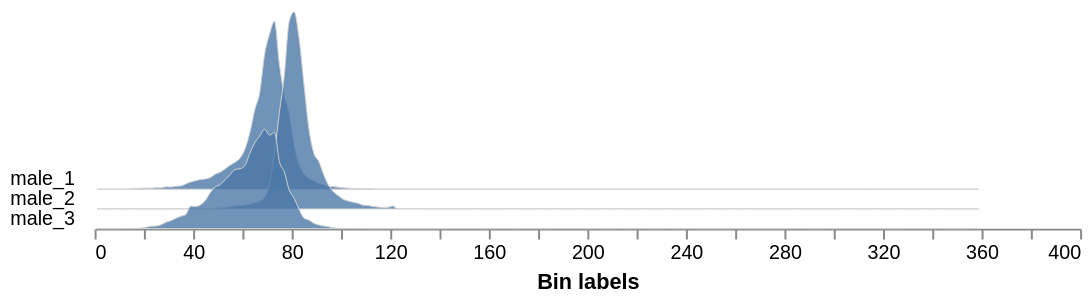

Source (notebook cell):
### Markdown cell above
## Analyze size and color of male flower part

### Code cell
shape_img = pcv.analyze.size(img=img, labeled_mask=male_label, n_labels=num_m, label="male")
color_hist = pcv.analyze.color(rgb_img=img, labeled_mask=male_label, n_labels=num_m, label="male")

### Figure 1 — Vega-Lite specification as saved in the notebook (floating-point values rounded to 4 significant figures; data arrays with more than 128 entries replaced by an {"elided": "..."} marker saying what was removed)
{"config": {"view": {"continuousWidth": 300, "continuousHeight": 300, "stroke": null}, "axis": {"grid": false}, "facet": {"columns": 1, "spacing": 0}, "title": {"anchor": "end"}}, "data": {"name": "data-ba8dcd0bf0f194dc98f7c16a73b40a59"}, "facet": {"field": "sample", "header": {"labelAngle": 0, "labelAlign": "left", "labelOrient": "left"}, "title": null, "type": "nominal"}, "spec": {"mark": {"type": "area", "fillOpacity": 0.8, "interpolate": "monotone", "stroke": "lightgray", "strokeWidth": 0.5}, "encoding": {"x": {"field": "label", "title": "Bin labels", "type": "quantitative"}, "y": {"axis": null, "field": "value", "scale": {"range": [10, -100]}, "type": "quantitative"}}, "height": 10, "width": 500}, "bounds": "flush", "$schema": "https://vega.github.io/schema/vega-lite/v5.20.1.json", "datasets": {"data-ba8dcd0bf0f194dc98f7c16a73b40a59": {"elided": "540 records"}}}
